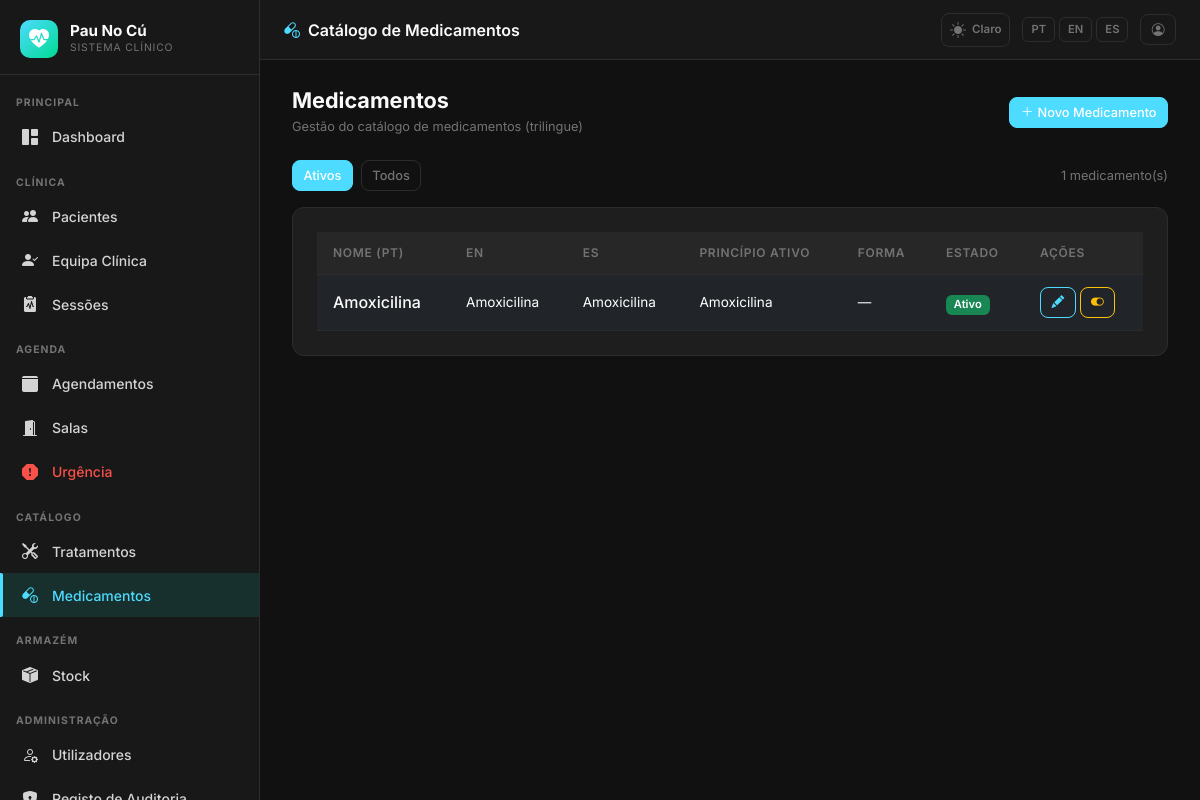
/admin/medicines (signed in), run on an earlier commit of the app's database.
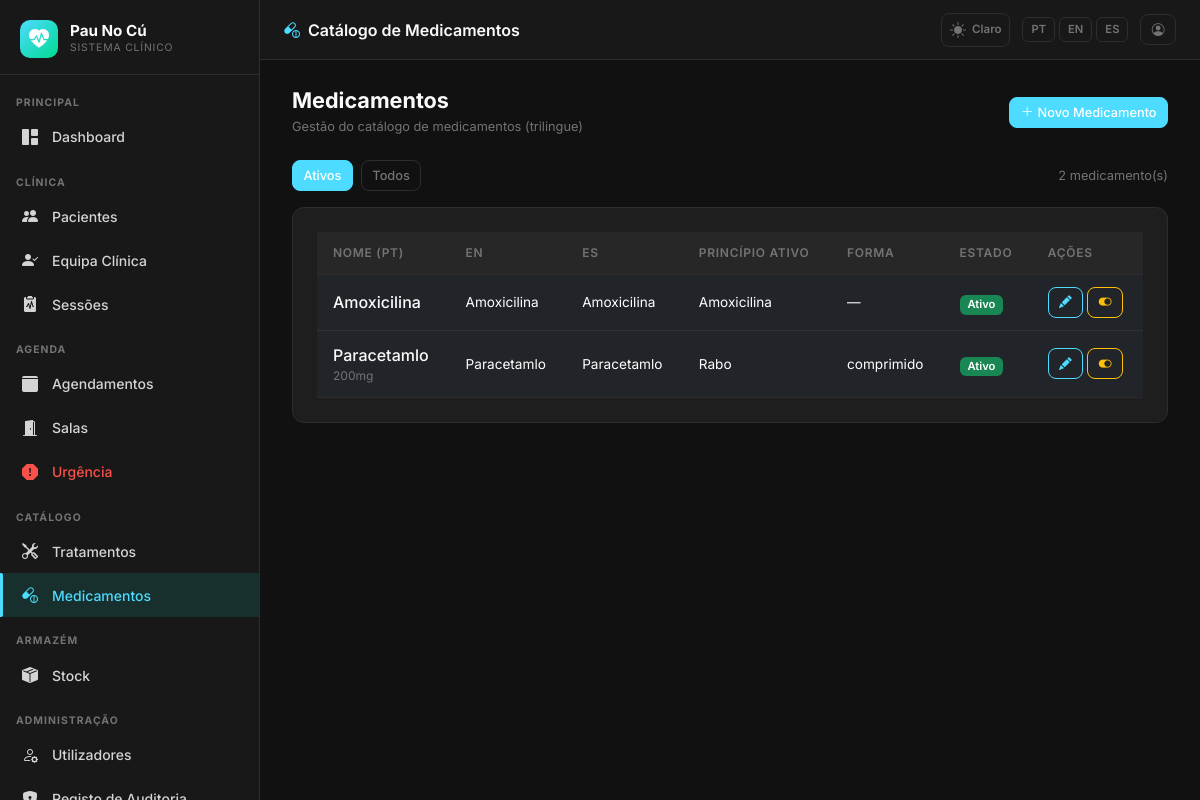
And on a later commit of the database.
### app/models.py (models this page shows, shortened)
class AppSetting(db.Model):
    __tablename__ = 'app_settings'
    key   = db.Column(db.String(64), primary_key=True)
    value = db.Column(db.Text, nullable=True)
    _DEFAULTS = {
        'app_name':       'DentalCare Pro',
        'app_logo':       '',
        'bg_dark':        '#111111',
        'sidebar_dark':   '#181818',
        'card_dark':      '#1e1e1e',
        'border_dark':    '#2d2d2d',
        'text_dark':      '#d4d4d4',
        'primary_dark':   '#14b8a6',
        'success_dark':   '#22c55e',
        'danger_dark':    '#f87171',
        'warning_dark':   '#fbbf24',
        'bg_light':       '#f0f4f8',
        'card_light':     '#ffffff',
        'border_light':   '#d1dce8',
        'text_light':     '#334155',
        'primary_light':  '#1976d2',
        'success_light':  '#00875a',
        'danger_light':   '#d32f2f',
        'warning_light':  '#e65100',
        'xray_max_mb':        '10',
        'stock_invoice_max_mb': '5',
        'urgency_surcharge':  '30',
    }
    @classmethod
    def all_as_dict(cls):
        stored = {s.key: s.value for s in cls.query.all()}
        result = dict(cls._DEFAULTS)
        result.update(stored)
        return result

class Medicine(db.Model):
    __tablename__ = 'medicines'
    id = db.Column(db.Integer, primary_key=True)
    name_pt = db.Column(db.String(200), nullable=False)
    name_en = db.Column(db.String(200), nullable=False)
    name_es = db.Column(db.String(200), nullable=False)
    active_ingredient = db.Column(db.String(200), nullable=True)
    dosage_form = db.Column(db.String(100), nullable=True)
    strength = db.Column(db.String(50), nullable=True)
    instructions_pt = db.Column(db.Text, nullable=True)
    instructions_en = db.Column(db.Text, nullable=True)
    instructions_es = db.Column(db.Text, nullable=True)
    contraindications_pt = db.Column(db.Text, nullable=True)
    contraindications_en = db.Column(db.Text, nullable=True)
    contraindications_es = db.Column(db.Text, nullable=True)
    is_active = db.Column(db.Boolean, default=True)
    created_by_id = db.Column(db.Integer, db.ForeignKey('users.id'), nullable=True)
    created_at = db.Column(db.DateTime, default=lambda: datetime.now(timezone.utc))
    updated_at = db.Column(db.DateTime, default=lambda: datetime.now(timezone.utc),
                           onupdate=lambda: datetime.now(timezone.utc))
    created_by = db.relationship('User', backref='created_medicines')

### app/admin/routes.py (the view)
@admin_bp.route('/medicines')
@login_required
def medicines():
    _clinical_staff_check()
    page = request.args.get('page', 1, type=int)
    query = Medicine.query.order_by(Medicine.name_pt)
    if request.args.get('inactive') != '1':
        query = query.filter_by(is_active=True)
    medicines = query.paginate(page=page, per_page=20)
    return render_template('admin/medicines/index.html', medicines=medicines)

### app/__init__.py (called while the page is built)
def get_locale():
    lang = session.get('lang')
    if lang in ['pt', 'en', 'es']:
        return lang
    return 'pt'

### app/admin/routes.py (called while the page is built)
def _clinical_staff_check():
    if current_user.role not in [Role.SUPERADMIN, Role.CLINICAL_DIRECTOR, Role.DENTIST]:
        abort(403)

### app/models.py (called while the page is built)
    def role_display(self):
        role_map = {
            Role.SUPERADMIN: 'Superadmin',
            Role.CLINICAL_DIRECTOR: 'Diretor Clínico',
            Role.DENTIST: 'Dentista',
            Role.PATIENT: 'Paciente',
            Role.RECEPTION: 'Recepção',
        }
        return role_map.get(self.role, self.role)

    def role_badge_class(self):
        badge_map = {
            Role.SUPERADMIN: 'danger',
            Role.CLINICAL_DIRECTOR: 'primary',
            Role.DENTIST: 'success',
            Role.PATIENT: 'info',
            Role.RECEPTION: 'warning',
        }
        return badge_map.get(self.role, 'secondary')

### app/templates/admin/medicines/index.html (shortened to what this page needs)
{% extends "base.html" %}
{% block page_title %}<i class="bi bi-capsule-pill me-2" style="color:var(--dc-primary)"></i>{{ _('Catálogo de Medicamentos') }}{% endblock %}
{% block content %}
<div class="dc-page-header">
  <div>
    <h1>{{ _('Medicamentos') }}</h1>
    <p>{{ _('Gestão do catálogo de medicamentos (trilingue)') }}</p>
  </div>
  {% if current_user.role in ['superadmin', 'clinical_director'] %}
  <a href="{{ url_for('admin.new_medicine') }}" class="btn btn-primary btn-sm">
    <i class="bi bi-plus-lg me-1"></i>{{ _('Novo Medicamento') }}
  </a>
  {% endif %}
</div>
<div class="d-flex align-items-center gap-2 mb-3 flex-wrap">
  <a href="{{ url_for('admin.medicines') }}" class="btn btn-sm {% if not request.args.get('inactive') %}btn-primary{% else %}btn-outline-secondary{% endif %}">
    {{ _('Ativos') }}
  </a>
  <a href="{{ url_for('admin.medicines', inactive=1) }}" class="btn btn-sm {% if request.args.get('inactive') %}btn-primary{% else %}btn-outline-secondary{% endif %}">
    {{ _('Todos') }}
  </a>
  <span class="ms-auto" style="font-size:.8rem;color:var(--dc-text-muted)">
    {{ medicines.total }} {{ _('medicamento(s)') }}
  </span>
</div>
{% if medicines.items %}
<div class="dc-card med-table-wrap">
  <div class="table-responsive">
    <table class="table mb-0">
      <thead>
        <tr>
          <th>{{ _('Nome (PT)') }}</th>
          <th>{{ _('EN') }}</th>
          <th>{{ _('ES') }}</th>
          <th>{{ _('Princípio Ativo') }}</th>
          <th>{{ _('Forma') }}</th>
          <th>{{ _('Estado') }}</th>
          {% if current_user.role in ['superadmin', 'clinical_director'] %}
          <th>{{ _('Ações') }}</th>
          {% endif %}
        </tr>
      </thead>
      <tbody>
        {% for m in medicines.items %}
        <tr>
          <td>
            <div style="font-weight:500;color:var(--dc-white)">{{ m.name_pt }}</div>
            {% if m.strength %}<div style="font-size:.75rem;color:var(--dc-text-muted)">{{ m.strength }}</div>{% endif %}
          </td>
          <td style="font-size:.85rem">{{ m.name_en }}</td>
          <td style="font-size:.85rem">{{ m.name_es }}</td>
          <td style="font-size:.85rem">{{ m.active_ingredient or '—' }}</td>
          <td style="font-size:.85rem">{{ m.dosage_form or '—' }}</td>
          <td>
            <span class="badge bg-{% if m.is_active %}success{% else %}secondary{% endif %}">
              {{ _('Ativo') if m.is_active else _('Inativo') }}
            </span>
          </td>
          {% if current_user.role in ['superadmin', 'clinical_director'] %}
          <td>
            <div class="d-flex gap-1">
              <a href="{{ url_for('admin.edit_medicine', id=m.id) }}" class="btn btn-sm btn-outline-primary">
                <i class="bi bi-pencil-fill"></i>
              </a>
              <form method="POST" action="{{ url_for('admin.toggle_medicine', id=m.id) }}" class="d-inline">
                <button type="submit" class="btn btn-sm btn-outline-{{ 'warning' if m.is_active else 'success' }}">
                  <i class="bi bi-{{ 'toggle-on' if m.is_active else 'toggle-off' }}"></i>
                </button>
              </form>
            </div>
          </td>
          {% endif %}
        </tr>
        {% endfor %}
      </tbody>
    </table>
  </div>
</div>
{% else %}
<div class="dc-card text-center py-5" style="color:var(--dc-text-muted)">
  <i class="bi bi-capsule fs-2 mb-2 d-block"></i>
  {{ _('Nenhum medicamento encontrado') }}
</div>
{% endif %}
{% endblock %}

### app/templates/base.html (shortened to what this page needs)
<!DOCTYPE html>
<html lang="{{ get_locale() }}" data-dc-theme="{{ session.get('theme', 'dark') }}">
<head>
  <link href="https://cdn.jsdelivr.net/npm/bootstrap@5.3.2/dist/css/bootstrap.min.css" rel="stylesheet">
  <link href="https://cdn.jsdelivr.net/npm/bootstrap-icons@1.11.3/font/bootstrap-icons.min.css" rel="stylesheet">
  <link href="{{ url_for('static', filename='css/dental.css') }}" rel="stylesheet">
</head>
<body>
<aside class="dc-sidebar" id="dcSidebar">
  <div class="dc-brand">
    <div class="dc-brand-icon">
      {% if app_settings.app_logo %}
        <img src="{{ url_for('superadmin.logo_file', filename=app_settings.app_logo) }}"
             alt="{{ app_settings.app_name }}"
             style="width:36px;height:36px;object-fit:contain;border-radius:6px;">
      {% else %}
        <i class="bi bi-heart-pulse-fill"></i>
      {% endif %}
    </div>
    <div class="flex-fill">
      <div class="dc-brand-name">{{ app_settings.app_name }}</div>
      <div class="dc-brand-sub">{{ _('Sistema Clínico') }}</div>
    </div>
  </div>
  <nav class="dc-nav">
    {% set role = current_user.role %}
    <div class="dc-nav-section">{{ _('Principal') }}</div>
    <a href="{{ url_for('main.dashboard') }}"
       class="dc-nav-item {% if request.endpoint == 'main.dashboard' %}active{% endif %}">
      <i class="bi bi-grid-1x2-fill"></i> {{ _('Dashboard') }}
    </a>
    {% if role in ['superadmin', 'clinical_director', 'dentist', 'reception'] %}
    <div class="dc-nav-section mt-2">{{ _('Clínica') }}</div>
    {% endif %}
    {% if role in ['superadmin', 'clinical_director', 'dentist', 'reception'] %}
    <a href="{{ url_for('patients.index') }}"
       class="dc-nav-item {% if request.endpoint == 'patients.index' or request.endpoint in ['patients.new','patients.edit','patients.detail'] %}active{% endif %}">
      <i class="bi bi-people-fill"></i> {{ _('Pacientes') }}
    </a>
    {% endif %}
    {% if role in ['superadmin', 'clinical_director'] %}
    <a href="{{ url_for('patients.care_team_pending') }}"
       class="dc-nav-item {% if request.endpoint == 'patients.care_team_pending' %}active{% endif %}">
      <i class="bi bi-person-check-fill"></i> {{ _('Equipa Clínica') }}
    </a>
    {% endif %}
    {% if role in ['superadmin', 'clinical_director', 'dentist'] %}
    <a href="{{ url_for('sessions.index') }}"
       class="dc-nav-item {% if request.endpoint and 'sessions.' in request.endpoint and 'audit' not in request.endpoint and 'evolution' not in request.endpoint %}active{% endif %}">
      <i class="bi bi-clipboard2-pulse-fill"></i> {{ _('Sessões') }}
    </a>
    {% endif %}
    {% if role in ['superadmin', 'clinical_director', 'reception', 'dentist'] %}
    <div class="dc-nav-section mt-2">{{ _('Agenda') }}</div>
    {% endif %}
    {% if role in ['superadmin', 'clinical_director', 'reception'] %}
    <a href="{{ url_for('scheduling.calendar') }}"
       class="dc-nav-item {% if request.endpoint and 'scheduling.' in request.endpoint and 'emergency' not in request.endpoint and 'room' not in request.endpoint %}active{% endif %}">
      <i class="bi bi-calendar3-fill"></i> {{ _('Agendamentos') }}
    </a>
    {% endif %}
    {% if role in ['superadmin', 'clinical_director', 'reception', 'dentist'] %}
    <a href="{{ url_for('scheduling.rooms') }}"
       class="dc-nav-item {% if request.endpoint and 'rooms' in request.endpoint %}active{% endif %}">
      <i class="bi bi-door-open-fill"></i> {{ _('Salas') }}
    </a>
    {% endif %}
    {% if role in ['superadmin', 'clinical_director', 'reception', 'dentist'] %}
    <a href="{{ url_for('scheduling.emergency') }}"
       class="dc-nav-item {% if request.endpoint and 'emergency' in request.endpoint %}active{% endif %}"
       style="color:var(--dc-danger)">
      <i class="bi bi-exclamation-octagon-fill"></i> {{ _('Urgência') }}
    </a>
    {% endif %}
    {% if role in ['superadmin', 'clinical_director', 'dentist'] %}
    <div class="dc-nav-section mt-2">{{ _('Catálogo') }}</div>
    <a href="{{ url_for('admin.treatments') }}"
       class="dc-nav-item {% if 'treatments' in request.endpoint %}active{% endif %}">
      <i class="bi bi-tools"></i> {{ _('Tratamentos') }}
    </a>
    <a href="{{ url_for('admin.medicines') }}"
       class="dc-nav-item {% if 'medicine' in request.endpoint %}active{% endif %}">
      <i class="bi bi-capsule-pill"></i> {{ _('Medicamentos') }}
    </a>
    {% endif %}
    {% if role in ['superadmin', 'clinical_director', 'dentist', 'receptionist'] %}
    <div class="dc-nav-section mt-2">{{ _('Armazém') }}</div>
    <a href="{{ url_for('stock.index') }}"
       class="dc-nav-item {% if request.endpoint and 'stock.' in request.endpoint %}active{% endif %}">
      <i class="bi bi-box-seam-fill"></i> {{ _('Stock') }}
    </a>
    {% endif %}
    {% if role in ['superadmin', 'clinical_director'] %}
    <div class="dc-nav-section mt-2">{{ _('Administração') }}</div>
    <a href="{{ url_for('admin.users') }}"
       class="dc-nav-item {% if 'user' in request.endpoint %}active{% endif %}">
      <i class="bi bi-person-gear"></i> {{ _('Utilizadores') }}
    </a>
    <a href="{{ url_for('admin.audit_log') }}"
       class="dc-nav-item {% if 'audit' in request.endpoint %}active{% endif %}">
      <i class="bi bi-shield-lock-fill"></i> {{ _('Registo de Auditoria') }}
    </a>
    {% endif %}
  </nav>
</aside>
<header class="dc-topbar">
  <span class="page-title">{% block page_title %}{% endblock %}</span>
  <div class="topbar-actions">
    <a href="{{ url_for('auth.toggle_theme') }}"
       class="theme-toggle"
       title="{{ _('Alternar tema') }}">
      {% if session.get('theme', 'dark') == 'dark' %}
        <i class="bi bi-sun-fill"></i><span style="font-size:.72rem;font-weight:600;margin-left:2px">{{ _('Claro') }}</span>
      {% else %}
        <i class="bi bi-moon-stars-fill"></i><span style="font-size:.72rem;font-weight:600;margin-left:2px">{{ _('Escuro') }}</span>
      {% endif %}
    </a>
    <div class="lang-switcher">
      <a href="{{ url_for('auth.set_lang', lang='pt') }}"
         class="lang-btn {% if get_locale() == 'pt' %}active{% endif %}">PT</a>
      <a href="{{ url_for('auth.set_lang', lang='en') }}"
         class="lang-btn {% if get_locale() == 'en' %}active{% endif %}">EN</a>
      <a href="{{ url_for('auth.set_lang', lang='es') }}"
         class="lang-btn {% if get_locale() == 'es' %}active{% endif %}">ES</a>
    </div>
    <a href="{{ url_for('auth.profile') }}" class="btn btn-sm btn-outline-secondary" title="{{ _('Meu Perfil') }}">
      <i class="bi bi-person-circle"></i>
    </a>
  </div>
</header>
<main class="dc-main">
  <div class="dc-content">
    {% block content %}{% endblock %}
  </div>
</main>
</body>
</html>

What changed in the data, as far as the page shows it:
added Medicine: name_pt "Paracetamlo", strength "200mg", name_en "Paracetamlo", name_es "Paracetamlo", active_ingredient "Rabo", dosage_form "comprimido"
Also different on the page:
{{ medicines.total }}: "1" → "2"
